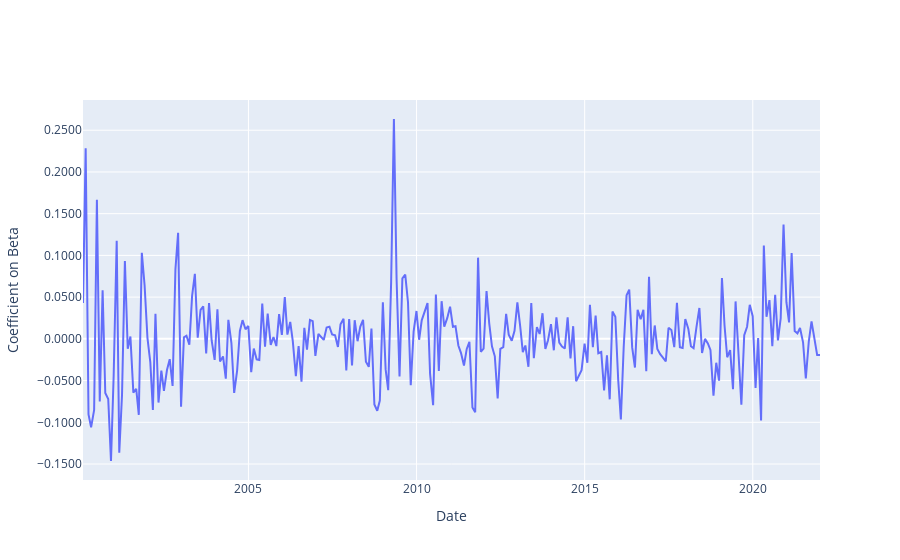

Notebook source saved alongside this figure:
### Code cell
# Plot coefficient on beta
import plotly.graph_objects as go
trace  = go.Scatter(x=coefs.index, y=coefs['beta'], mode="lines")
fig = go.Figure()
fig.add_trace(trace)
fig.update_yaxes(title='Coefficient on Beta',tickformat=".4f")
fig.update_xaxes(title='Date')
fig.show()

### Figure 1 — Plotly figure (JSON) as saved in the notebook; plotly's stock layout.template omitted (floating-point values rounded to 4 significant figures; data arrays with more than 128 entries replaced by an {"elided": "..."} marker saying what was removed)
{"data": [{"mode": "lines", "type": "scatter", "x": {"elided": "264 str values"}, "y": {"elided": "264 float values"}}], "layout": {"xaxis": {"title": {"text": "Date"}}, "yaxis": {"tickformat": ".4f", "title": {"text": "Coefficient on Beta"}}}}
